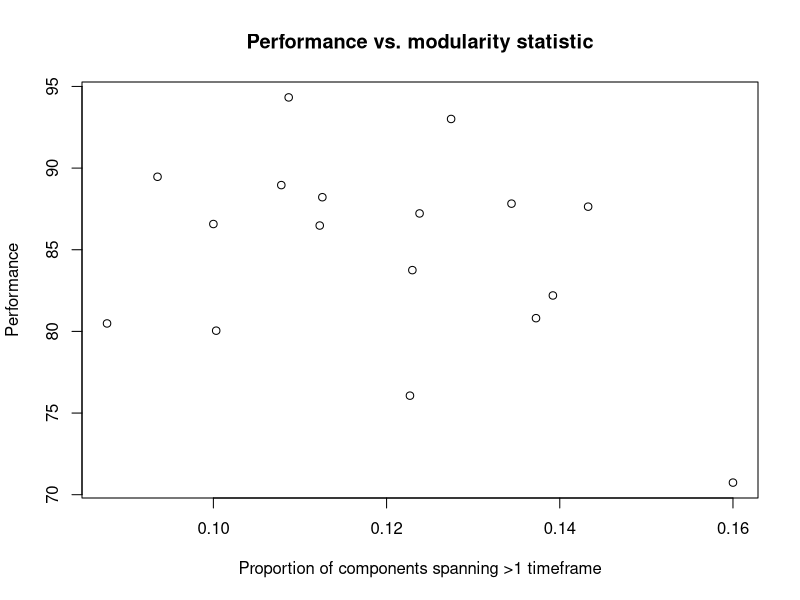

This figure's R source:

subjects <- list('01', '02', '03', '04', '07', '08', '09', '10', '12', '13', '14', '15', '16', '17', '18', '19', '20' )
avg_time_gt1 <- c(6.406972276224149, 7.436509877027272, 8.105522596440526, 9.3132659730067, 6.54194527032093, 4.054459622991456, 6.318617557463565, 7.428386485218074, 3.832199290365687 , 6.526108909774452, 9.322488326112719, 6.88972675815025, 8.780580057414237, 5.633327295543296, 5.191362265909627, 5.4277850234086, 7.070760042365014 )
performance <- c(88.9583, 86.4817, 87.8233, 82.2, 94.3283, 86.575, 83.7517, 87.2233, 76.065, 80.81, 70.7417, 93.0083, 87.6383, 89.4683, 80.4867, 80.045, 88.2167)
perc_comp_gt1 <- c(0.10784313725490197, 0.11228070175438597, 0.13442622950819672, 0.13920454545454544, 0.10869565217391304, 0.1, 0.12297734627831715, 0.12380952380952381, 0.12269938650306748, 0.13725490196078433, 0.16, 0.12745098039215685, 0.14327485380116958, 0.0935483870967742, 0.08771929824561403, 0.10032362459546926, 0.11258278145695365)
avg_num_gt1_d0 <- c(1.0905511811023623, 1.1023622047244095, 1.1220472440944882, 1.1181102362204725, 1.1023622047244095, 1.0826771653543308, 1.110236220472441, 1.1062992125984252, 1.1062992125984252, 1.1185770750988142, 1.1377952755905512, 1.1220472440944882, 1.1181102362204725, 1.0826771653543308, 1.0909090909090908, 1.0866141732283465, 1.110236220472441)
avg_num_gt1_d1 <- c(1.25, 1.1935483870967742, 1.2352941176470589, 1.2142857142857142, 1.1470588235294117, 1.1964285714285714, 1.2181818181818183, 1.2459016393442623, 1.1805555555555556, 1.2264150943396226, 1.2816901408450705, 1.1923076923076923, 1.25, 1.1607142857142858, 1.0625, 1.2181818181818183, 1.1458333333333333)

model <- lm(performance ~ avg_time_gt1 + perc_comp_gt1 + avg_num_gt1_d0 + avg_num_gt1_d1 )
summary(model)
plot(perc_comp_gt1, performance, ylab = 'Performance', xlab = 'Proportion of components spanning >1 timeframe', main = 'Performance vs. modularity statistic')
